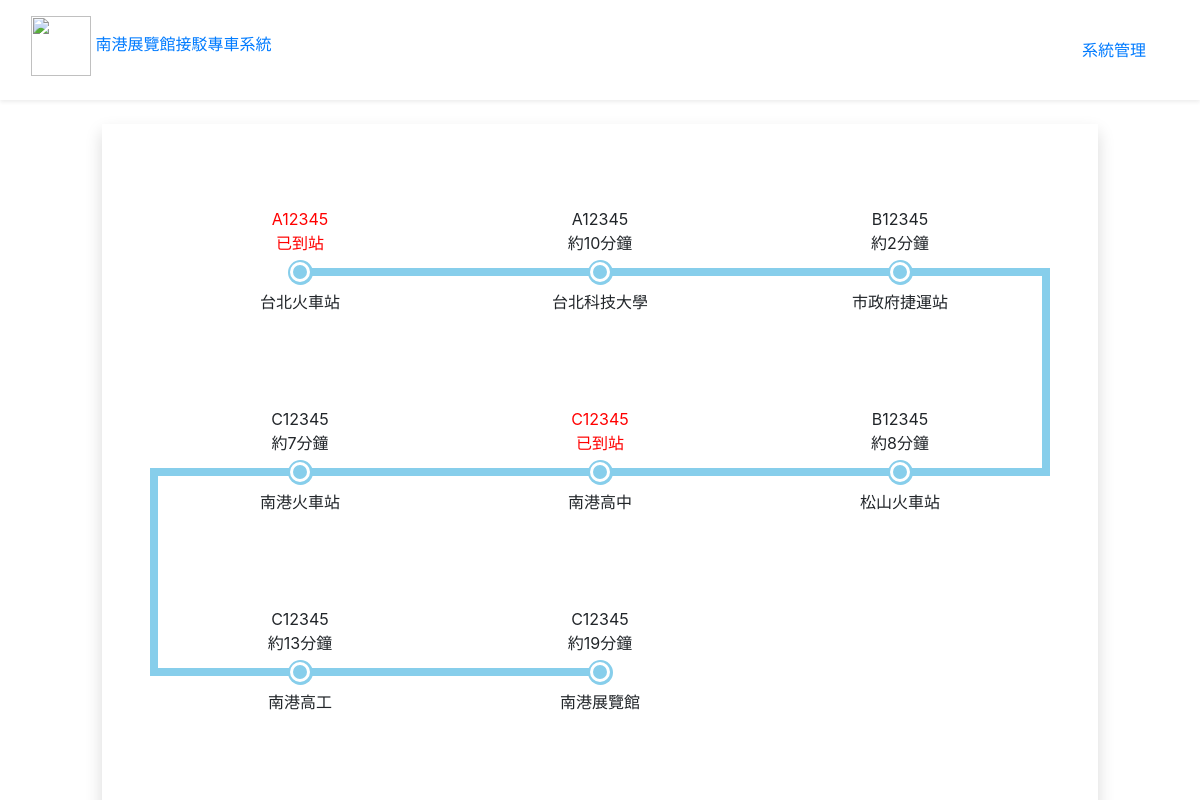
The page / on the database its author committed.
### tables this page shows
CREATE TABLE `station` (
  `id` int(10) UNSIGNED NOT NULL,
  `name` text NOT NULL,
  `minute` int(10) NOT NULL,
  `waiting` int(10) NOT NULL
);

### index.php (the view, shortened to what this page needs)
<?php include_once "./api/db.php";?>
<!DOCTYPE html>
<html lang="en">
<head>
    <link rel="stylesheet" href="./bootstrap/bootstrap.css">
</head>
<body>
<?php include "header.php";?>
<div class="d-flex flex-wrap my-4 mx-auto shadow p-5" style="width:996px">
<?php
$sql="select * from `station`";
$stations=$pdo->query($sql)->fetchAll(PDO::FETCH_ASSOC);
$timer=[];
$leave=0;
foreach($stations as $station){
    $arrive=$leave+$station['minute'];
    $leave=$arrive+$station['waiting'];
    $timer[$station['name']]['arrive']=$arrive;
    $timer[$station['name']]['leave']=$leave;
}
$tmp=[];
foreach($stations as $key => $station){
    $tmp[floor($key/3)][]=$station;
}
foreach($tmp as $k => $t){
    if($k%2==1){
        $tmp[$k]=array_reverse($t);
    }
}
$sql="select * from `bus` ";
$buses=$pdo->query($sql)->fetchAll(PDO::FETCH_ASSOC);
foreach($tmp as $key => $t){
    if($key%2==1){
        echo "<div class='d-flex w-100 justify-content-end position-relative'>";
    }else{
        echo "<div class='d-flex w-100 position-relative'>";
    }
    if((ceil(count($stations)/3)-1)>$key){
        if($key%2==1){
            echo "<div class='connect connect-left'></div>";
        }else{
            echo "<div class='connect connect-right'></div>";
        }
    }
    foreach($t as $k => $station){
        if($key==0 && $k==0 ){
            echo "<div class='block right'>";
        }else if($key==ceil(count($stations)/3)-1){
            if($key%2==0){
                if($k==count($t)-1){
                    echo "<div class='block left'>";
                }else{
                    echo "<div class='block line'>";
                }
            }else{
                if($k==0){
                    echo "<div class='block right'>";
                }else{
                    echo "<div class='block line'>";
                }
            }
        }else{
            echo "<div class='block line'>";
        }
        $busInfo=[];
        foreach($buses as $bus){
            $busInfo[$bus['name']]['arrive']=$bus['minute']-$timer[$station['name']]['arrive'];
            $busInfo[$bus['name']]['leave']=$bus['minute']-$timer[$station['name']]['leave'];
        }
        $min=['min'=>-999999,'bus'=>""];
        $flag=0;
        foreach($busInfo as $bus => $info){
            if($info['arrive']>=0 && $info['leave']<=0){
                $busInfo[$bus]['status']="已到站";
                echo "<div class='block-top arrive'>";
                echo $bus . "<br>已到站";
                echo "</div>";
                $flag=1;
            }else if($info['leave']>0){
                $busInfo[$bus]['status']="已過站";
            }else{
                $busInfo[$bus]['status']="約".abs($info['arrive'])."分鐘";
                if($info['arrive']>$min['min']){
                    $min['min']=$info['arrive'];
                    $min['bus']=$bus;
                }
            }
        }
        if($flag==0 && $min['bus']!=""){
            echo "<div class='block-top'>";
            echo $min['bus'] . "<br>";
            echo "約".abs($min['min'])."分鐘";
            echo "</div>";
        }
        echo "<div class='point'></div>";
        echo "<div class='block-bottom'>{$station['name']}</div>";
        echo "</div>";
    }
    echo "</div>";
}
?>
</div>
</body>
</html>

### header.php (shortened to what this page needs)
<header class="shadow-sm p-3 d-flex w-100" style="height:100px">
<div class="col-6">
    <img src="" alt="" style="width:60px;height:60px;">
   <a href="index.php">南港展覽館接駁專車系統</a>
</div>
<div class="col-6 row align-items-center justify-content-end">
    <a href="admin.php" class="mx-2">系統管理</a>
</div>
</header>

### index.php (style rules this page uses)
.block { width:300px; height:200px; display: flex; flex-direction:column; justify-content:center; align-items:center; position:relative; }
.block-top,.block-bottom { height:calc( ( 100% - 25px ) / 2); display:flex; text-align: center; padding:5px 0; }
.block-top { align-items:flex-end; }
.point { width:25px; height:25px; border-radius:50%; background-color:skyblue; display: flex; justify-content:center; align-items:center; position:relative; z-index:10; }
.point::before { content:""; width:20px; height:20px; border:3px solid white; border-radius:50%; }
.right::after, .left::after, .line::after { content:""; background-color:skyblue; position:absolute; }
.right::after { width:50%; height:8px; right:0; }
.left::after { width:50%; height:8px; left:0; }
.line::after { width:100%; height:8px; left:0; }
.connect { width:8px; height:200px; background:skyblue; top:50%; }
.connect-right { position:absolute; right:0; }
.connect-left { position:absolute; left:0; }
.arrive { color:red; }

### rows shown on the page
station: bus "A12345", name "台北火車站"
station: bus "A12345", min "10", name "台北科技大學"
station: bus "B12345", min "2", name "市政府捷運站"
station: bus "C12345", min "7", name "南港火車站"
station: bus "C12345", name "南港高中"
station: bus "B12345", min "8", name "松山火車站"
station: bus "C12345", min "13", name "南港高工"
station: bus "C12345", min "19", name "南港展覽館"
